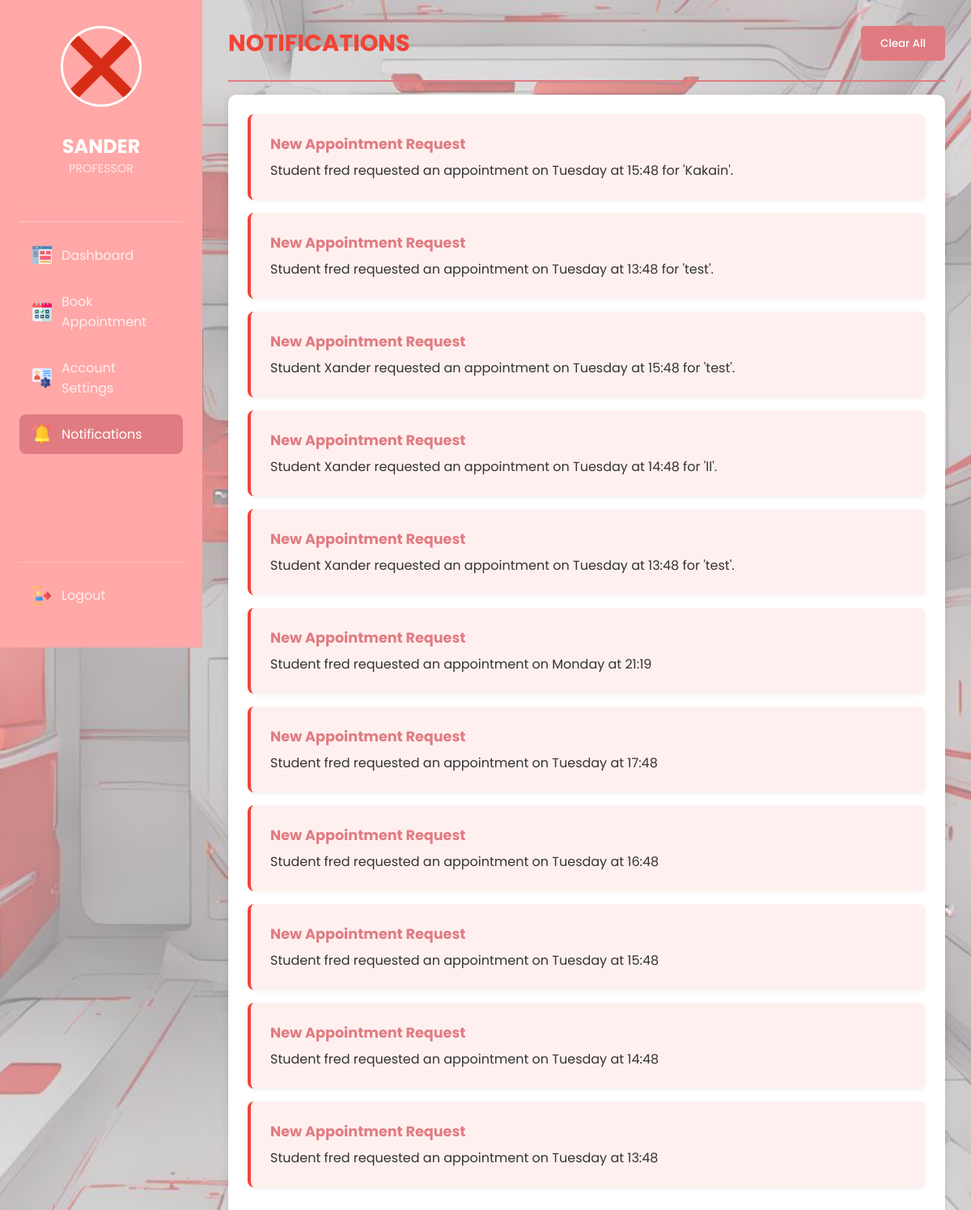
The page /snotification (signed in) on the database its author committed.
### tables this page shows
CREATE TABLE "users" (
                id INTEGER PRIMARY KEY AUTOINCREMENT,
                name TEXT NOT NULL,
                email TEXT NOT NULL UNIQUE,
                password TEXT NOT NULL,
                role TEXT NOT NULL,
                profile_picture TEXT
            );

CREATE TABLE "notifications" (
            id INTEGER PRIMARY KEY AUTOINCREMENT,
            user_id INTEGER NOT NULL,
            title TEXT NOT NULL,
            message TEXT NOT NULL,
            type TEXT NOT NULL,
            appointment_id INTEGER,
            is_read BOOLEAN DEFAULT 0,
            created_at TIMESTAMP DEFAULT CURRENT_TIMESTAMP,
            FOREIGN KEY (user_id) REFERENCES users(id),
            FOREIGN KEY (appointment_id) REFERENCES appointments(id)
        );

### app.py (the view)
@app.route('/snotification')
def snotification():
    if 'user_id' not in session:
        flash('Please log in first.', 'error')
        return redirect(url_for('login'))
    user = get_user_by_id(session['user_id'])
    notifications = get_user_notifications(user['id'])
    return render_template('snotification.html', user=user,notifications=notifications)

### database.py (called while the page is built)
def get_db():
    conn = sqlite3.connect(DATABASE)
    conn.row_factory = sqlite3.Row  # Allows column access by name
    return conn

def get_user_by_id(user_id):
    try:
        conn = get_db()
        cursor = conn.cursor()
        cursor.execute('SELECT id, name, role, email, profile_picture FROM users WHERE id = ?', (user_id,))
        user = cursor.fetchone()
        return dict(user) if user else None
    except Exception as e:
        print("Database Fetch Error:", str(e))
        return None
    finally:
        conn.close()

### templates/snotification.html (shortened to what this page needs)
<!DOCTYPE html>
<html lang="en">
<head>
    <link rel="stylesheet" href="https://cdnjs.cloudflare.com/ajax/libs/font-awesome/6.0.0/css/all.min.css">
    <link rel="stylesheet" href="{{ url_for('static', filename='css/snotification.css') }}">
</head>
<body>
    <div class="sidebar">
        <div class="user-profile">
            <div class="avatar">
                <img id="sidebar-profile-pic"
               src="{{ url_for('static', filename='uploads/' + user.profile_picture) if user.profile_picture else url_for('static', filename='images/default.png') }}"
               alt="{{ user.name }}'s Profile Picture">
            </div>
            <h1>{{ user.name | upper }}</h1>
            <p>{{ user.role | upper }}</p>
        </div>
    <div class="decorative-line">
    </div>
    <nav class="nav-menu">
        <div class="nav-items-container">
        <a href="/student_dashboard" class="nav-item">
            <img src="static/images/dashboard1.png" alt="Dashboard" class="button-icon">
            <span>Dashboard</span>
        </a>
        <a href="/sbook_appointment" class="nav-item">
            <img src="static/images/bookanappointment1.png" alt="Book Appointment" class="button-icon">
            <span>Book Appointment</span>
        </a>
        <a href="/saccount_settings" class="nav-item">
            <img src="static/images/accsettings1.png" alt="Settings" class="button-icon">
            <span>Account Settings</span>
        </a>
        <a href="/snotification" class="nav-item active">
            <img src="static/images/notification1.png" alt="Notifications" class="button-icon">
            <span>Notifications</span>
        </a>
    </div>
        <div class="logout-container">
        <a href="#logoutPopover" class="nav-item logout-btn">
            <img src="static/images/logout1.png" alt="Logout" class="button-icon">
            <span>Logout</span>
        </a>
        </div>
    </nav>
</div>
    <div class="top-box">
        <div class="notification-header">
            <h3>NOTIFICATIONS</h3>
            <button id="clear-all-btn">Clear All</button>
        </div>
        <div class="line-box"></div>
        <div class="notification-container">
            {% for notification in notifications %}
                <div class="notification-item {% if not notification.is_read %}unread{% endif %}">
                    <div class="notification-content">
                        <h4>{{ notification.title }}</h4>
                        <p>{{ notification.message }}</p>
                    </div>
                </div>
            {% else %}
                <div class="notification-item">
                    <div class="notification-content">
                        <p>No new notifications</p>
                    </div>
                </div>
            {% endfor %}
        </div>
    </div>
</body>
</html>

### static/css/snotification.css (style rules this page uses)
:root { --sidebar-bg: #ffa8a7; --sidebar-accent: #e07c81; --content-bg: #f8f9fa; --card-bg: #ffffff; --text-dark: #333333; --text-light: #ffffff; --success: #4CAF50; --warning: #FFC107; --danger: #f44336; --info: #2196F3; }
* { margin: 0; padding: 0; box-sizing: border-box; font-family: "Poppins", sans-serif; }
body { display: flex; min-height: 100vh; background: url('/static/images/mainbg.jpg') no-repeat center center fixed; background-size: cover; color: var(--text-dark); }
.sidebar { width: 250px; background: var(--sidebar-bg); color: var(--text-light); padding: 2rem 1.5rem; position: fixed; height: 100vh; transition: all 0.3s; z-index: 1000; display: flex; flex-direction: column; }
.user-profile { display: flex; flex-direction: column; align-items: center; padding-bottom: 2rem; margin-bottom: 0.3rem; border-bottom: 1px solid rgba(255,255,255,0.1); }
.sidebar .user-profile .avatar img { display: block; width: 100px; height: 100px; border-radius: 50%; object-fit: cover; margin: 0 auto 10px; border: 3px solid var(--card-bg); }
.sidebar .user-profile .avatar { text-align: center; margin-bottom: 5px; width: auto; height: auto; }
.avatar { font-size: 3.5rem; color: rgba(255,255,255,0.9); }
.user-profile h1 { font-size: 1.5rem; margin-top: 1rem; color: var(--text-light); }
.user-profile p { font-size: 0.9rem; color: rgba(255,255,255,0.7); }
.decorative-line { height: 2px; background: rgba(255,255,255,0.2); margin: 1rem 0; }
.nav-menu { display: flex; flex-direction: column; flex-grow: 1; }
.nav-items-container { flex-grow: 1; }
.nav-item { display: flex; align-items: center; padding: 12px 16px; border-radius: 8px; color: rgba(255,255,255,0.8); text-decoration: none; transition: all 0.3s; margin-bottom: 0.5rem; }
.nav-item:hover, .nav-item.active { background: var(--sidebar-accent); color: var(--text-light); }
.nav-item img.button-icon { width: 24px; margin-right: 12px; }
.logout-container { margin-top: auto; padding-top: 1rem; border-top: 1px solid rgba(255,255,255,0.2); }
.top-box { margin-left: 250px; width: calc(100% - 250px); padding: 2rem; max-width: 1600px; }
.notification-header { display: flex; justify-content: space-between; align-items: center; margin-bottom: 1.5rem; }
.notification-header h3 { font-size: 1.8rem; color: var(--danger); display: flex; align-items: center; gap: 10px; }
.line-box { height: 2px; background: var(--sidebar-accent); margin: 1rem 0; width: 100%; }
.notification-container { background: var(--card-bg); border-radius: 10px; padding: 1.5rem; box-shadow: 0 2px 10px rgba(0,0,0,0.1); }
.notification-item { padding: 1.5rem; border-left: 4px solid var(--sidebar-accent); border-radius: 8px; margin-bottom: 1rem; background: var(--card-bg); box-shadow: 0 2px 5px rgba(0,0,0,0.05); transition: all 0.3s; }
.notification-item.unread { border-left: 4px solid var(--danger); background: #fff0f0; }
.notification-content h4 { font-size: 1.1rem; color: var(--sidebar-accent); margin-bottom: 0.5rem; }
.notification-content p { color: var(--text-dark); line-height: 1.5; }
#clear-all-btn { background: var(--sidebar-accent); color: white; border: none; padding: 0.7rem 1.5rem; border-radius: 5px; cursor: pointer; font-weight: 500; transition: all 0.3s; display: flex; align-items: center; gap: 8px; }

### rows shown on the page
users: profile_picture (picture), name "SANDER", role "PROFESSOR"
notifications: title "New Appointment Request", message "Student fred requested an appointment on Tuesday at 15:48 for 'Kakain'."
notifications: title "New Appointment Request", message "Student fred requested an appointment on Tuesday at 13:48 for 'test'."
notifications: title "New Appointment Request", message "Student Xander requested an appointment on Tuesday at 15:48 for 'test'."
notifications: title "New Appointment Request", message "Student Xander requested an appointment on Tuesday at 14:48 for 'll'."
notifications: title "New Appointment Request", message "Student Xander requested an appointment on Tuesday at 13:48 for 'test'."
notifications: title "New Appointment Request", message "Student fred requested an appointment on Monday at 21:19"
notifications: title "New Appointment Request", message "Student fred requested an appointment on Tuesday at 17:48"
notifications: title "New Appointment Request", message "Student fred requested an appointment on Tuesday at 16:48"
notifications: title "New Appointment Request", message "Student fred requested an appointment on Tuesday at 15:48"
notifications: title "New Appointment Request", message "Student fred requested an appointment on Tuesday at 14:48"
notifications: title "New Appointment Request", message "Student fred requested an appointment on Tuesday at 13:48"
